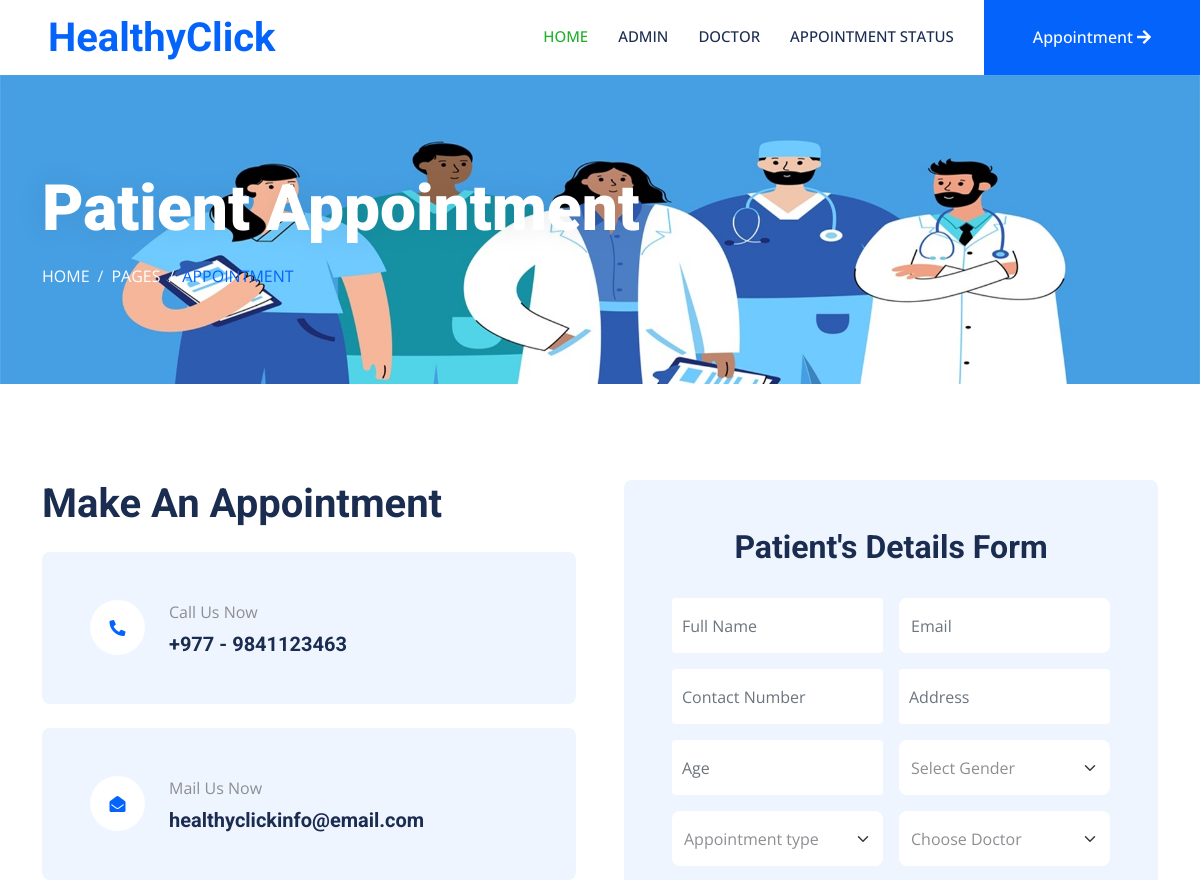
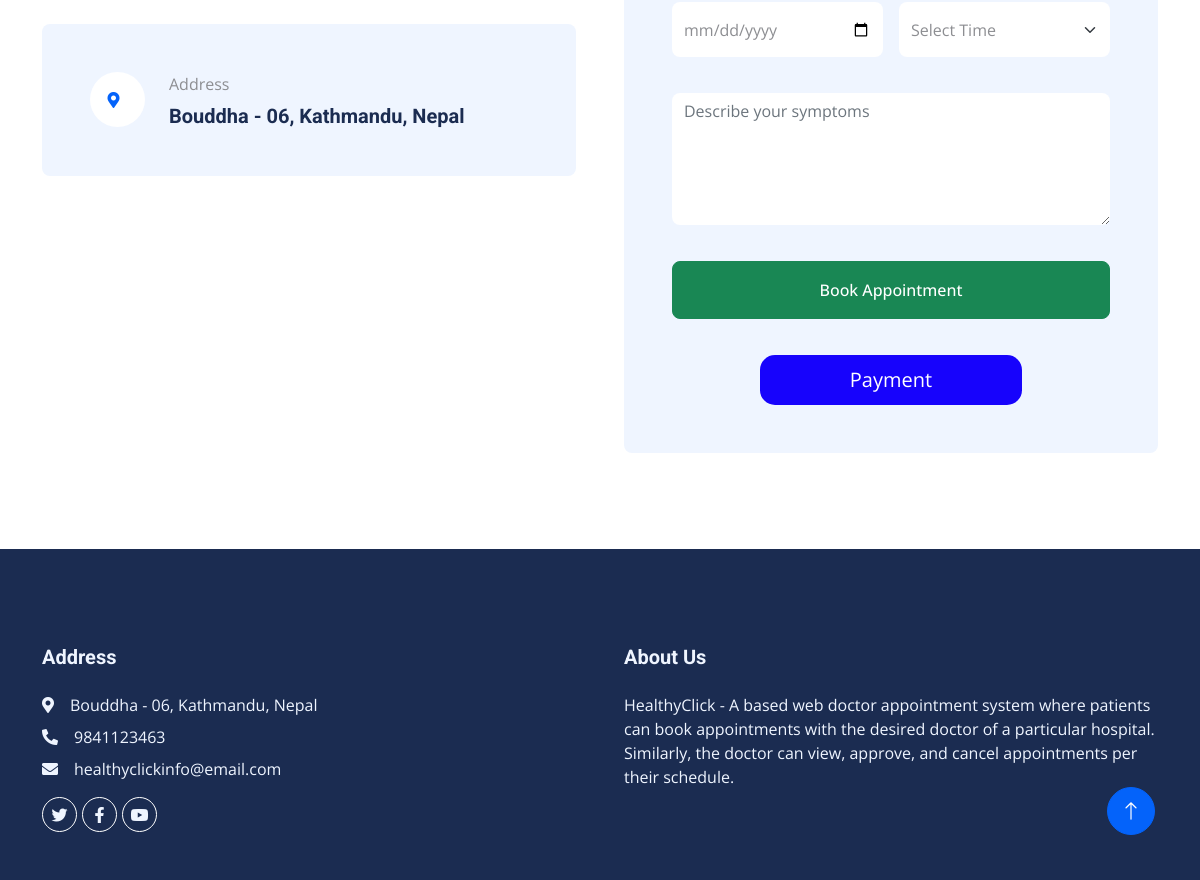
Page /userappointment/ on the earlier database version (2 pictures, top to bottom).
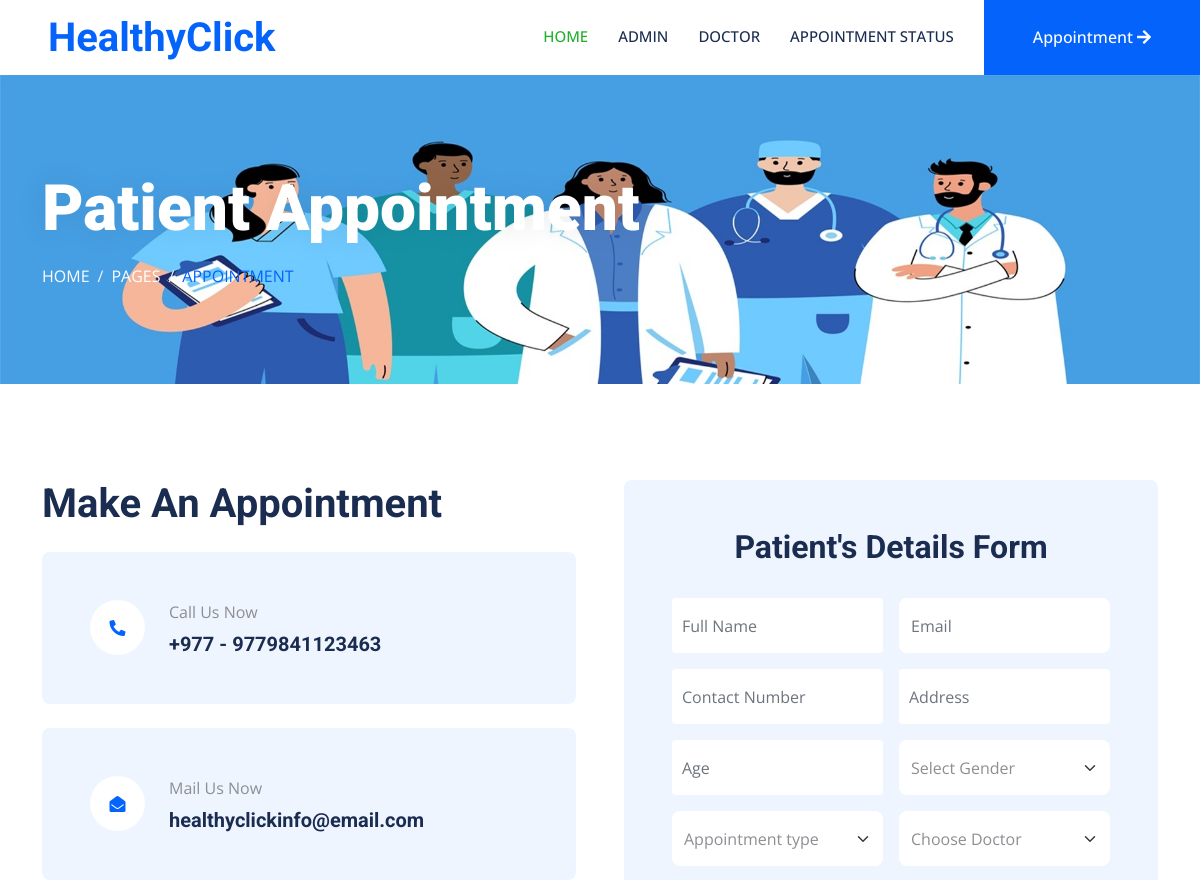
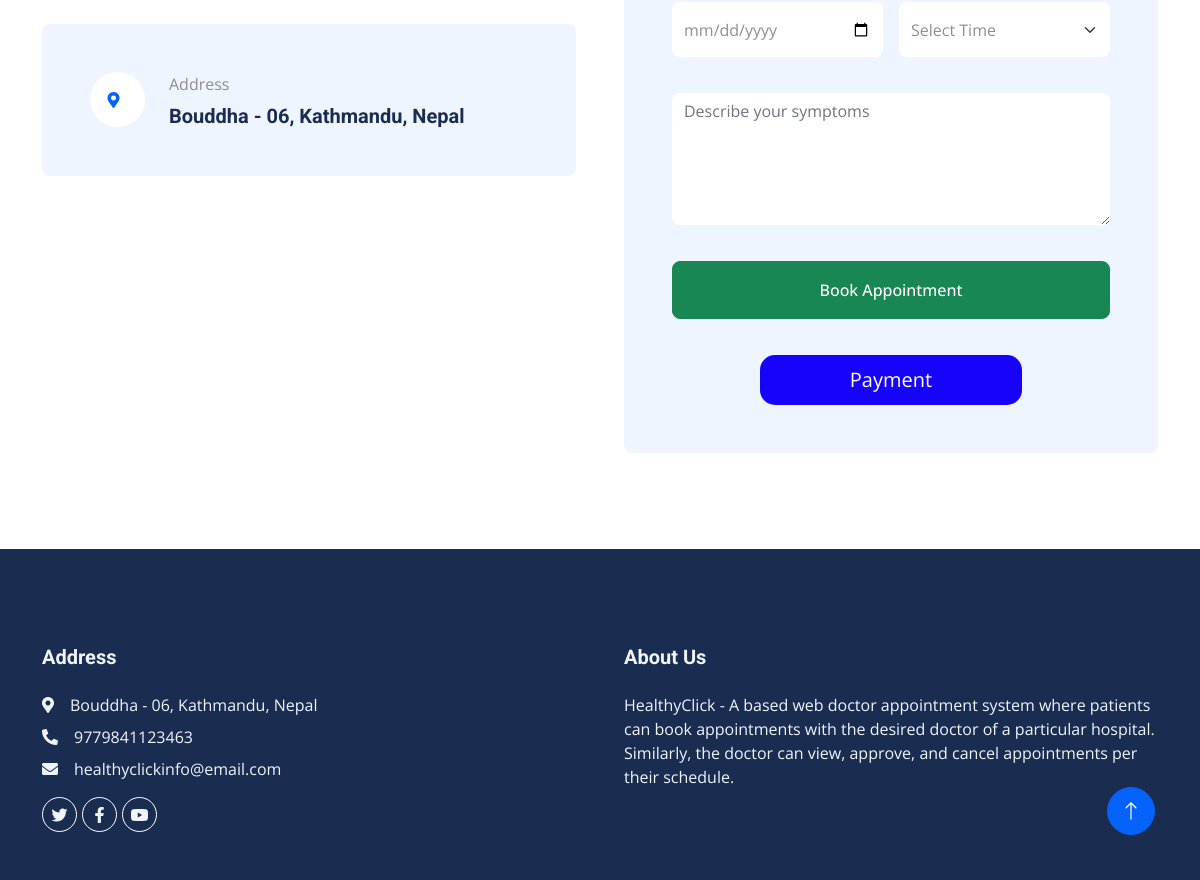
Same page on the later database version (2 pictures, top to bottom).
### dasapp/models.py (models this page shows, shortened)
class Page(models.Model):
    pagetitle = models.CharField(max_length=250)
    address = models.CharField(max_length=250)
    aboutus = models.TextField()
    email = models.EmailField(max_length=200)
    mobilenumber = models.IntegerField(default=0)
    created_at = models.DateTimeField(auto_now_add=True)
    updated_at = models.DateTimeField(auto_now=True)

### docappsystem/userviews.py (the view, shortened to what this page needs)
# urls.py: path("userappointment/", userviews.create_appointment, name="appointment"),
def create_appointment(request):
    doctorview = DoctorReg.objects.all()
    page = Page.objects.all()
    context = {"doctorview": doctorview, "page": page}
    return render(request, "appointment.html", context)

### templates/appointment.html (shortened to what the changed rows need)
{% extends 'userbase.html' %}
{% load static %}
{% block content %}
<div class="container-fluid page-header py-5 mb-5 wow fadeIn" data-wow-delay="0.1s">
    <div class="container py-5">
        <h1 class="display-3 text-white mb-3 animated slideInDown">Patient Appointment</h1>
    </div>
</div>
<div class="container-xxl py-5">
    <div class="container">
        <div class="row g-5">
            <div class="col-lg-6 wow fadeInUp" data-wow-delay="0.1s">
                <h1 class="mb-4">Make An Appointment</h1>
                {% for i in page %}
                <div class="bg-light rounded d-flex align-items-center p-5 mb-4">
                    <div class="d-flex flex-shrink-0 align-items-center justify-content-center rounded-circle bg-white" style="width: 55px; height: 55px;">
                        <i class="fa fa-phone-alt text-primary"></i>
                    </div>
                    <div class="ms-4">
                        <p class="mb-2">Call Us Now</p>
                        <h5 class="mb-0">+977 - {{i.mobilenumber}}</h5>
                    </div>
                </div>
                <div class="bg-light rounded d-flex align-items-center p-5">
                    <div class="d-flex flex-shrink-0 align-items-center justify-content-center rounded-circle bg-white" style="width: 55px; height: 55px;">
                        <i class="fa fa-envelope-open text-primary"></i>
                    </div>
                    <div class="ms-4">
                        <p class="mb-2">Mail Us Now</p>
                        <h5 class="mb-0">{{i.email}}</h5>
                    </div>
                </div>
                <br>
                <div class="bg-light rounded d-flex align-items-center p-5">
                    <div class="d-flex flex-shrink-0 align-items-center justify-content-center rounded-circle bg-white" style="width: 55px; height: 55px;">
                        <i class="fa fa-map-marker-alt text-primary me-2"></i>
                    </div>
                    <div class="ms-4">
                        <p class="mb-2">Address</p>
                        <h5 class="mb-0">{{i.address}}</h5>
                    </div>
                </div>
            </div>{% endfor %}
            <div class="col-lg-6 wow fadeInUp" data-wow-delay="0.5s">
                <div class="bg-light rounded h-100 d-flex align-items-center p-5">
                    <form method="POST" action="{% url 'appointment' %}">
                        <div>
                            <h2><center>Patient's Details Form</center></h2>
                        </div>
                        <br>
                    </form>
                </div>
            </div>
        </div>
    </div>
</div>
{% endblock %}

### templates/userincludes/footer.html
{% load static %}
<div class="container-fluid bg-dark text-light footer mt-5 pt-5 wow fadeIn" data-wow-delay="0.1s">
    <div class="container py-5">
        <div class="row g-5">
            <div class="col-lg-6 col-md-6">
                <h5 class="text-light mb-4">Address</h5>
                {% for i in page %}
                <p class="mb-2"><i class="fa fa-map-marker-alt me-3"></i>{{i.address}}</p>
                <p class="mb-2"><i class="fa fa-phone-alt me-3"></i>{{i.mobilenumber}}</p>
                <p class="mb-2"><i class="fa fa-envelope me-3"></i>{{i.email}}</p>{% endfor %}
                <div class="d-flex pt-2">
                    <a class="btn btn-outline-light btn-social rounded-circle" href=""><i class="fab fa-twitter"></i></a>
                    <a class="btn btn-outline-light btn-social rounded-circle" href=""><i class="fab fa-facebook-f"></i></a>
                    <a class="btn btn-outline-light btn-social rounded-circle" href=""><i class="fab fa-youtube"></i></a>
                </div>
            </div>
            <div class="col-lg-6 col-md-6">
                <h5 class="text-light mb-4">About Us</h5>
                {% for i in page %}
                {{ i.aboutus }}{% endfor %}
            </div>
        </div>
    </div>
</div>
<a href="#" class="btn btn-lg btn-primary btn-lg-square rounded-circle back-to-top"><i class="bi bi-arrow-up"></i></a>

Differences in the rows shown:
changed Page "healthyclickinfo@email.com": mobilenumber "9841123463" → "9779841123463"
